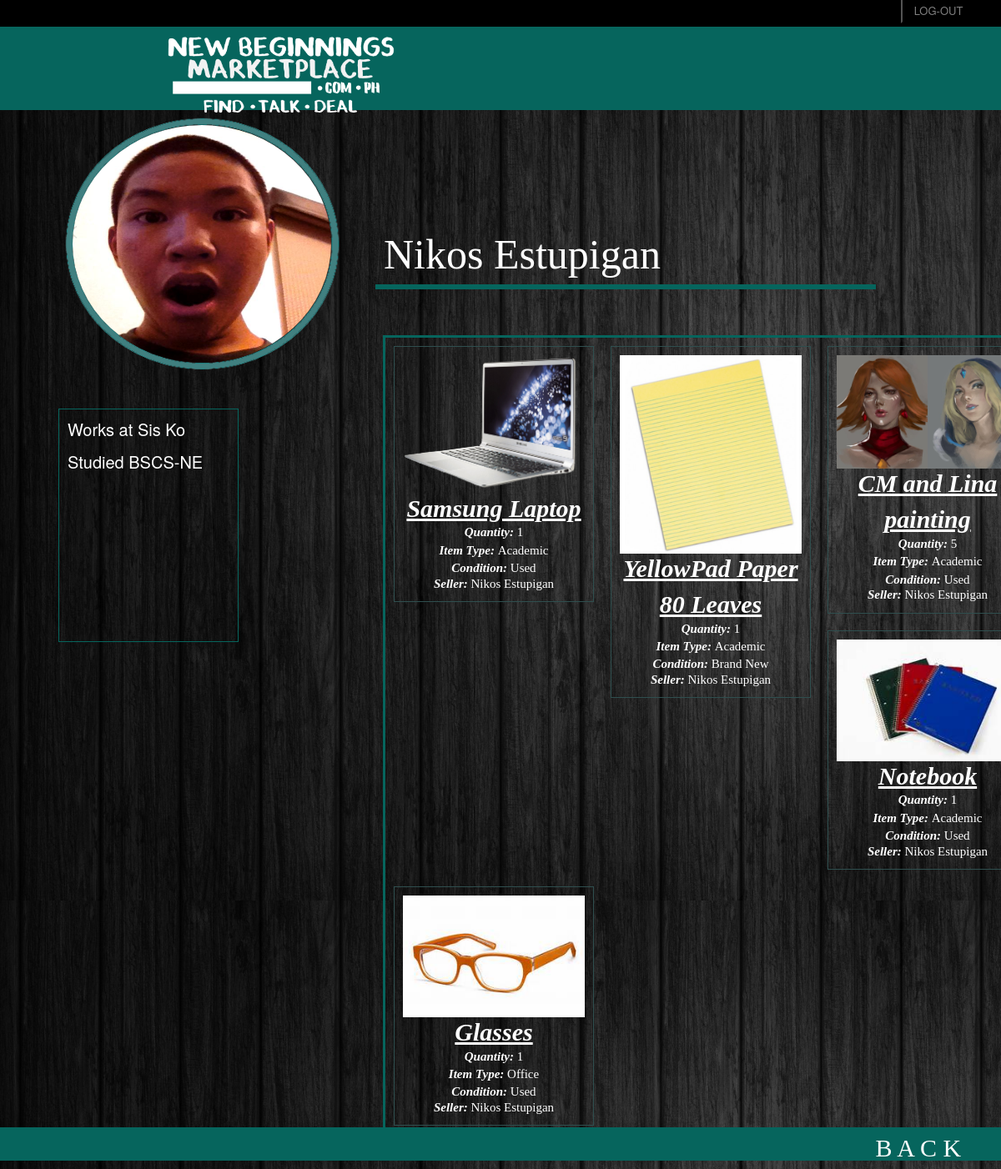
The app's page /Profiles/2/ with its own data.
### Profiles/models.py (models this page shows, shortened)
class User(models.Model):
    profpic = models.FileField(default='/media/def.png')
    name = models.CharField(max_length=30 , default='')
    username = models.CharField(max_length=10 , default='')
    password = models.CharField(max_length=10 , default='')
    company = models.CharField(max_length=30 , default='')
    degree_Program = models.CharField(max_length=30 , default='')
    def __str__(self):
        return self.name

class Item(models.Model):
    itempic = models.FileField(default=True, null=True)
    itemname = models.CharField(max_length=30)
    quantity = models.IntegerField()
    itemtype = models.CharField(max_length=20)
    condition = models.CharField(max_length=20)
    itemtag = models.CharField(max_length=20, default='')
    updated = models.DateTimeField(auto_now=True, auto_now_add=False)
    timestamp = models.DateTimeField(auto_now=False, auto_now_add=True)
    seller = models.ForeignKey(User, on_delete=models.CASCADE)

### Profiles/views.py (the view)
# urls.py: url(r'^(?P<user_id>[0-9]+)/$', views.detail, name='detail' ),
def detail(request, user_id):
    try:
        user = User.objects.get(pk=user_id)
    except User.DoesNotExist:
        raise Http404("User does not exist")
    context = {
        'user': user
    }
    return render(request, 'Profiles/detail.html', context)

### Profiles/templates/Profiles/detail.html (shortened to what this page needs)
{% load staticfiles %}
<head>
</head>
<link rel="stylesheet" href="https://maxcdn.bootstrapcdn.com/bootstrap/3.3.6/css/bootstrap.min.css">
<link rel="stylesheet" type="text/css" href="{% static 'Profiles/styles2.css' %}">
<div id="itaas1">
        <a href="http://127.0.0.1:8000/Profiles/register">
            <button id="button3"> LOG-OUT </button>
        </a>
    </div>
    <div id="itaas2">
        <a href="http://127.0.0.1:8000/homepage/">
            <img src="/media/LOGO.PNG" id="logo">
        </a>
        <img src="/media/SLOGAN.PNG" id="slogan">
    </div>
<img src="{{ user.profpic.url }}" id="profpic">
<div id="namecontainer">
    <div id="name"> {{ user.name }} </div>
    <div id="line"></div>
</div>
<div id="infocontainer">
    <div id="info"> Works at {{ user.company }} </div>
    <div id="info"> Studied {{ user.degree_Program }} </div>
</div>
<ul>
<div id="postscontainer">
    {% for item in user.item_set.all  %}
        <div class="gallery">
            <a href="http://127.0.0.1:8000/Profiles/itemdetail/{{item.id}}">
                <img src="{{ item.itempic.url }}" >
            </a>
        <div class="desc">
            <div id="itemname">
                {{ item.itemname }}
            </div>
            <div id="details">
                <b><i> Quantity: </i></b> {{ item.quantity }} <br>
                <b><i> Item Type: </i></b> {{ item.itemtype }} <br>
                <b><i> Condition: </i></b> {{ item.condition }} <br>
                <a href="/Profiles/{{user.id}}/">
                    <div id="details">
                        <b><i> Seller: </i></b> {{ item.seller }}  <br>
                    </div>
                </a>
            </div>
    </div>
    </div>
    {% endfor %}
</ul>
<div id="ibaba1">
    <a href="http://127.0.0.1:8000/Profiles">
        <button id="backbutton"> B A C K </button>
    </a>
    </div>

### Profiles/static/Profiles/styles2.css (style rules this page uses)
#itaas1 { margin-top: -8; height: 40px; width: 100.95%; margin-left: -10; background-color: black; }
#itaas2 { height: 12.5%; width: 100.95%; margin-left: -10; background-color: 06655D; color: darken; }
#ibaba1 { height: 40px; width: 100.9%; position: relative; bottom: -110%; margin-left: -10; background-color: #06655D; margin-top: 20px; }
#logo { margin-top: 5px; margin-left: 200px; width: 290px; height: auto; }
#profpic { margin-top: 0px; margin-left: -357px; width: 310px; height: 285px; border-radius: 50%; }
#button3 { margin-top: 6px; width: 90px; height: 30px; position:absolute; right: 30px; font-size: 13px; color: gray; background: black; border-color: black; }
#namecontainer { height: 200px; width: 50%; position: absolute; margin-left: 450px;; top: 260px; background-color: none; }
#name { color: white; margin-left: 10px; font-size: 50px; margin-top: 10px; opacity: 1.0; font-family: Chunky Felt; }
#infocontainer { height: 20%; width: 18%; top: 450px; position: absolute; background-color: none; margin-left: 70px; border-left: 1px solid #06655D; border-top: 1px solid #06655D; border-right: 1px solid #06655D; border-bottom: 1px solid #06655D; margin-top: 40px; }
#info { color: white; margin-left: 10px; font-size: 20px; margin-top: 10px; opacity: 1.0; }
#postscontainer { height: auto; width: 70%; position: absolute; background-color: none; margin-left: 419px; border-left: 3px solid #06655D; border-top: 3px solid #06655D; border-right: 3px solid #06655D; border-bottom: 3px solid #06655D; margin-top: -50px; float: left; }
div.gallery { margin: 10px; padding: 10px; border: 1px solid #ccc; width: 240px; color: white; border-left: 1px solid darkslategray; border-top: 1px solid darkslategray; border-right: 1px solid darkslategray; border-bottom: 1px solid darkslategray; float: left; }
div.gallery img { width: 100%; height: auto; }
div.desc { text-align: center; }
#itemname { font-size: 30px; margin-top: -3px; color: white; font-family: Chunky Felt; font-weight: bold; text-decoration: underline; font-style: italic; }
#slogan { width: 190px; position: absolute; margin-left: -240px; margin-top: 80px; }
#details { font-size: 15px; margin-top: -3px; color: white; font-family: verdana; }
#backbutton { width: 200px; height: 50px; float: right; font-family: Chunky Felt; font-size: 30px; color: white; background-color: transparent; border: none; }
#line { height: 3%; background-color: 06655D; }

### records on screen
User: profpic (picture), name "Nikos Estupigan", company "Sis Ko", degree_Program "BSCS-NE"
Item: itempic (picture), itemname "Samsung Laptop", quantity "1", itemtype "Academic", condition "Used", seller "Nikos Estupigan"
Item: itempic (picture), itemname "YellowPad Paper 80 Leaves", quantity "1", itemtype "Academic", condition "Brand New", seller "Nikos Estupigan"
Item: itempic (picture), itemname "CM and Lina painting", quantity "5", itemtype "Academic", condition "Used", seller "Nikos Estupigan"
Item: itempic (picture), itemname "Notebook", quantity "1", itemtype "Academic", condition "Used", seller "Nikos Estupigan"
Item: itempic (picture), itemname "Glasses", quantity "1", itemtype "Office", condition "Used", seller "Nikos Estupigan"
